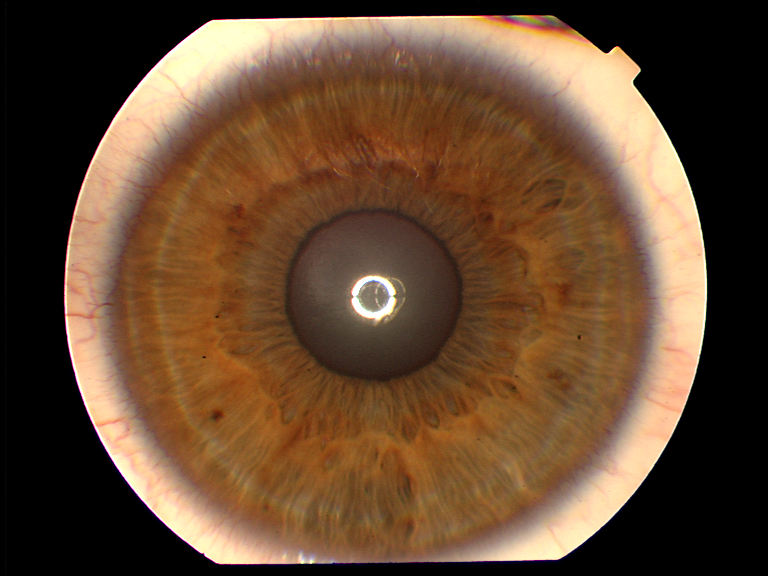
%> input picture iris17_24/017L_1.png, 768 x 576 px
$ octave --eval "result = preprocessIrisImage(imread('../iris17_24/017L_1.png'));"   (GNU Octave 9; MATLAB toolbox functions it lacks are replaced by stand-ins)
%> lines starting %> are read from the running program, lines starting %| are printed output that depends on the picture
function J = preprocessIrisImage(I)
G = rgb2gray(I);
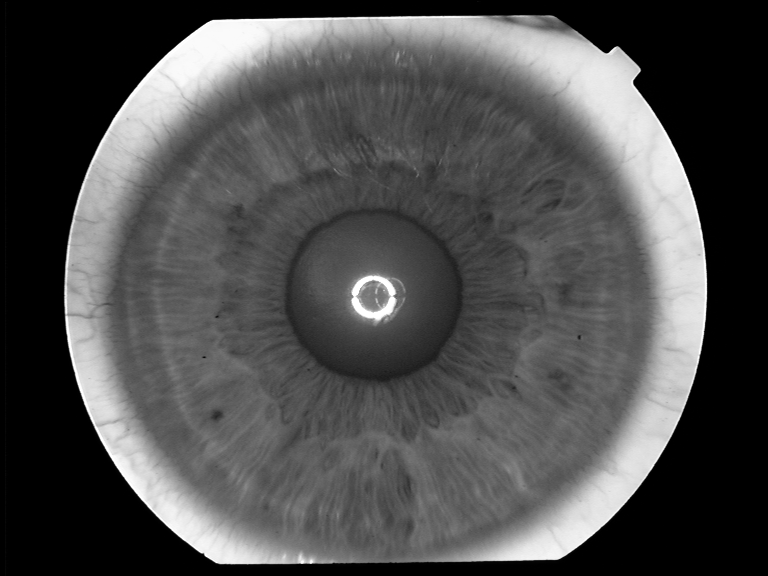
%> G: size 576x768 uint8; min 0, max 255, mean 78.3
G = adapthisteq(G, 'NumTiles', [8 8], 'ClipLimit', 0.02);
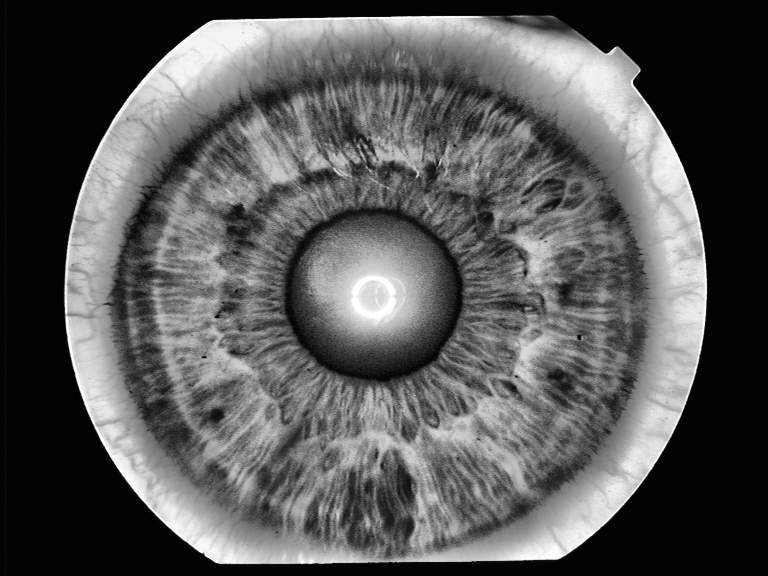
%> G: size 576x768 uint8; min 0, max 255, mean 88.1
J = im2double(G);
end
